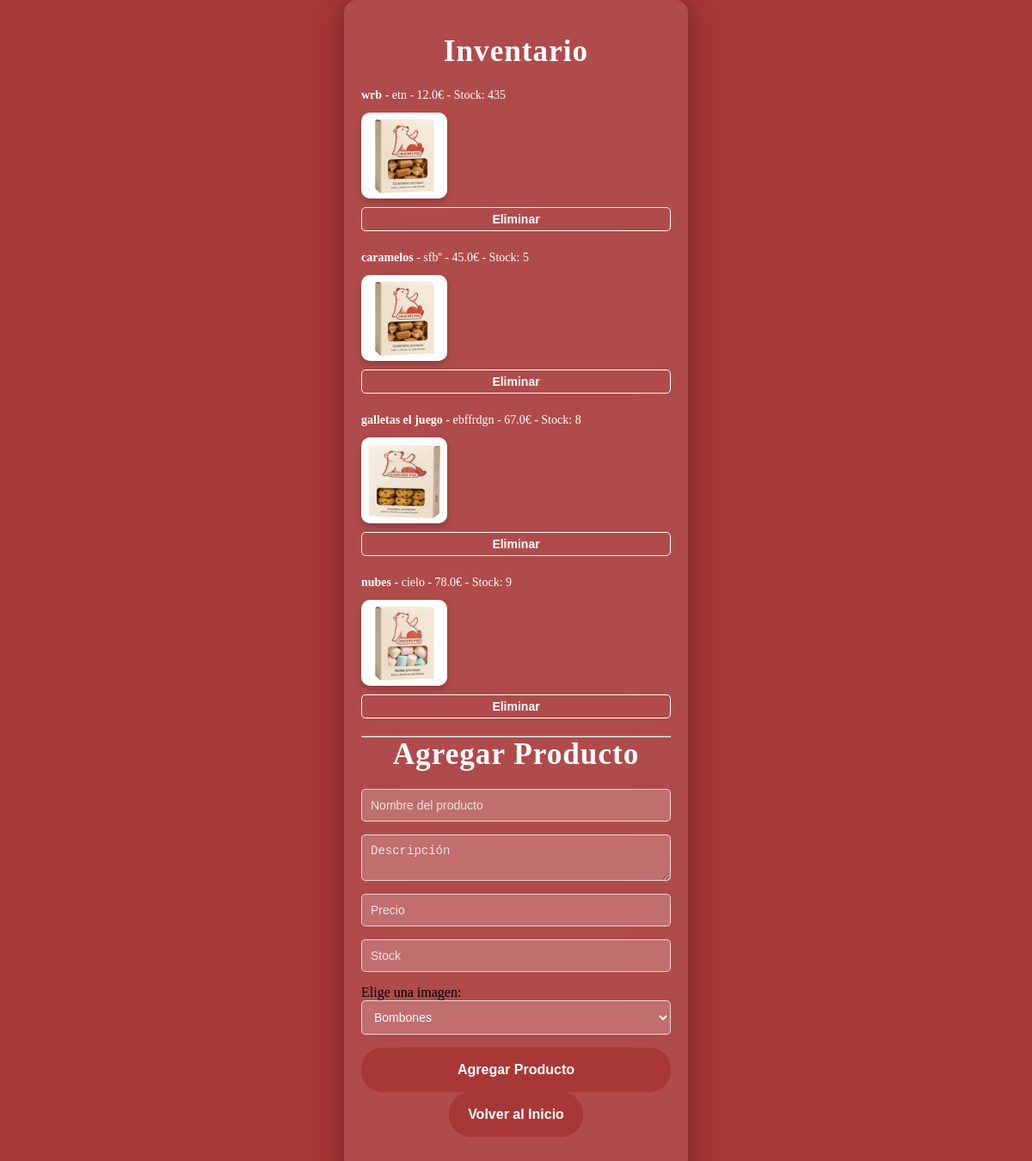
Page /inventario on the committed database.
### app.py (models this page shows)
class Product(db.Model):
    id = db.Column(db.Integer, primary_key=True)
    nombre = db.Column(db.String(100), nullable=False)
    descripcion = db.Column(db.Text, nullable=False)
    precio = db.Column(db.Float, nullable=False)
    stock = db.Column(db.Integer, nullable=False)
    image_path = db.Column(db.String(200), nullable=False)  # Ruta de la imagen
    seller_id = db.Column(db.Integer, db.ForeignKey('user.id'), nullable=True)
    seller = db.relationship('User', backref=db.backref('products', lazy=True))

### app.py (the view, shortened to what this page needs)
@app.route('/inventario', methods=['GET', 'POST'])
def inventario():
    productos = Product.query.all()
    return render_template('inventario.html', products=productos)

### app.py (called while the page is built, shortened)
@app.before_request
def create_tables():
    db.create_all()

@app.before_request
def create_test_users():
    db.session.commit()

def get_current_user():
    user_id = session.get('user_id')
    if user_id:
        return User.query.get(user_id)
    return None

@app.context_processor
def inject_user():
    return dict(current_user=get_current_user())

### templates/inventario.html (shortened to what this page needs)
<!DOCTYPE html>
<html lang="es">
<head>
  <link rel="stylesheet" href="{{ url_for('static', filename='css/styles.css') }}">
</head>
<body>
  <div class="wrapper">
    <h2>Inventario</h2>
    <ul>
        {% for product in products %}
        <li>
            <strong>{{ product.nombre }}</strong> - {{ product.descripcion }} - {{ product.precio }}€ - Stock: {{ product.stock }}
            {% if product.image_path %}
            <br>
            <img src="{{ url_for('static', filename=product.image_path) }}" alt="{{ product.nombre }}" class="inventory-product">
            {% endif %}
            <form action="{{ url_for('delete_product', product_id=product.id) }}" method="POST" style="display:inline;">
                <button type="submit">Eliminar</button>
            </form>
        </li>
        {% endfor %}
    </ul>
    <hr>
    <h2>Agregar Producto</h2>
    <form action="{{ url_for('inventario') }}" method="POST">
        <input type="text" name="nombre" placeholder="Nombre del producto" required>
        <textarea name="descripcion" placeholder="Descripción" required></textarea>
        <input type="text" name="precio" placeholder="Precio" required>
        <input type="text" name="stock" placeholder="Stock" required>
        <label for="imagen">Elige una imagen:</label>
        <select name="imagen" id="imagen" required>
            <option value="Bombones.jpg">Bombones</option>
        </select>
        <button type="submit">Agregar Producto</button>
    </form>
    <a href="{{ url_for('inicio') }}"><button>Volver al Inicio</button></a>
</div>
</body>
</html>

### static/css/styles.css (style rules this page uses)
* { margin: 0; padding: 0; box-sizing: border-box; }
body { display: flex; align-items: center; justify-content: center; min-height: 100vh; width: 100%; padding: 0 10px; background: #A83737; }
body::before { content: none; }
.wrapper { width: 400px; border-radius: 15px; padding: 40px 20px; text-align: center; background: rgba(255, 255, 255, 0.1); backdrop-filter: blur(30px); -webkit-backdrop-filter: blur(30px); box-shadow: 0 8px 32px rgba(0, 0, 0, 0.37); transition: all 0.3s ease; position: relative; }
form { display: flex; flex-direction: column; }
h2 { font-size: 2.2rem; margin-bottom: 20px; color: #ffffff; letter-spacing: 1px; display: flex; align-items: center; justify-content: center; gap: 10px; flex-wrap: wrap; }
button { background-color: #A83737; color: #ffffff; font-weight: 600; border: none; padding: 15px 20px; cursor: pointer; border-radius: 25px; font-size: 16px; border: 2px solid transparent; transition: all 0.3s ease; }
.wrapper a { color: #ffffff; text-decoration: none; font-size: 14px; transition: color 0.3s ease; }
.wrapper { width: 400px; border-radius: 15px; padding: 40px; text-align: center; background: rgba(255, 255, 255, 0.1); backdrop-filter: blur(30px); -webkit-backdrop-filter: blur(30px); box-shadow: 0 8px 32px rgba(0, 0, 0, 0.37); transition: all 0.3s ease; }
h2 { font-size: 2.2rem; margin-bottom: 20px; color: #ffffff; letter-spacing: 1px; }
.wrapper a { color: #ffffff; text-decoration: none; }
ul { list-style: none; padding: 0; margin: 0; }
ul li { margin-bottom: 20px; text-align: left; color: #ffffff; font-size: 14px; line-height: 1.5; }
ul li img { display: block; margin: 10px 0; border-radius: 10px; box-shadow: 0 4px 8px rgba(0, 0, 0, 0.2); }
ul li form button { background-color: transparent; color: #ffffff; font-size: 14px; border: 1px solid #ffffff; padding: 5px 15px; border-radius: 5px; cursor: pointer; transition: all 0.3s ease; }
form { margin-top: 20px; text-align: left; }
form input, form textarea, form select { width: 100%; padding: 10px; margin-bottom: 15px; border: 1px solid rgba(255, 255, 255, 0.7); border-radius: 5px; background: rgba(255, 255, 255, 0.2); color: #ffffff; font-size: 14px; outline: none; transition: all 0.3s ease; }
form input::placeholder, form textarea::placeholder, form select::placeholder { color: rgba(255, 255, 255, 0.8); }
form button { background-color: #A83737; color: #ffffff; font-weight: 600; border: none; padding: 15px 20px; cursor: pointer; border-radius: 25px; font-size: 16px; border: 2px solid transparent; transition: all 0.3s ease; width: 100%; }
select { color: black; background-color: white; border: 1px solid #ccc; border-radius: 5px; padding: 5px; font-size: 16px; }
select option { color: black; background-color: white; }
.inventory-product { width: 100px; height: auto; margin: 10px 0; }

### rows in the picture
Product: nombre "wrb", descripcion "etn", precio "12.0", stock "435", image_path (picture)
Product: nombre "caramelos", descripcion "sfbº", precio "45.0", stock "5", image_path (picture)
Product: nombre "galletas el juego", descripcion "ebffrdgn", precio "67.0", stock "8", image_path (picture)
Product: nombre "nubes", descripcion "cielo", precio "78.0", stock "9", image_path (picture)
